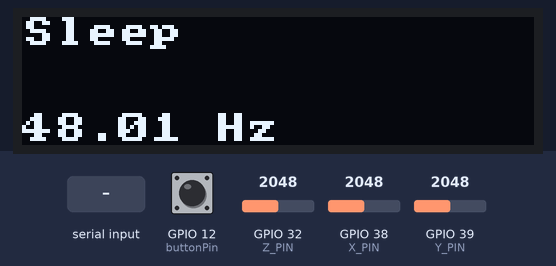
Bench run of a sketch on a simulated ESP32. Shown: 128×32 one-colour display. The test bench sets the inputs (shaded band); at power-on: GPIO 12 (buttonPin) HIGH, GPIO 32 (Z_PIN) = 2048, GPIO 38 (X_PIN) = 2048, GPIO 39 (Y_PIN) = 2048. Nothing arrives over Bluetooth unless stated.

Above: at 2.6 s.
2.7 s: GPIO 12 (buttonPin) pulled LOW for 0.15 s
At 4.7 s:
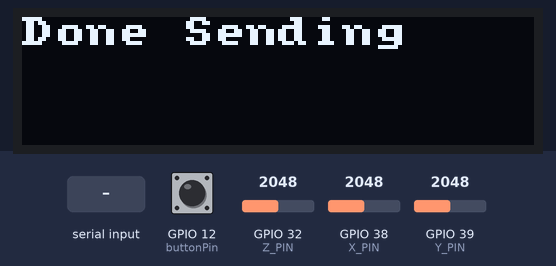
5.8 s: GPIO 12 (buttonPin) pulled LOW for 1 s
At 8.4 s:
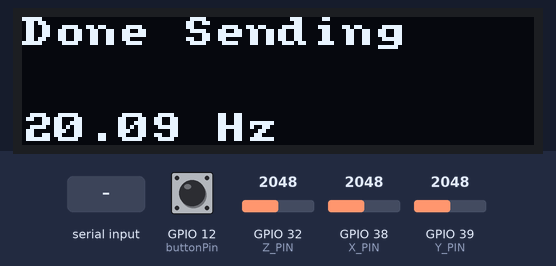
9.8 s: "1\n" received over the second serial link
At 10.8 s:
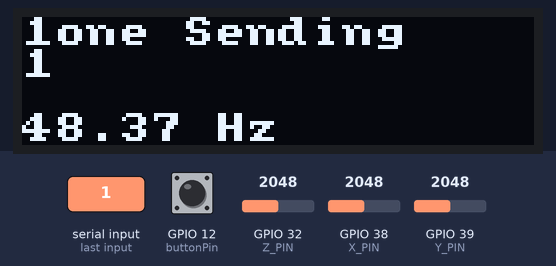
11.3 s: "0\n" received over the second serial link
At 11.9 s:
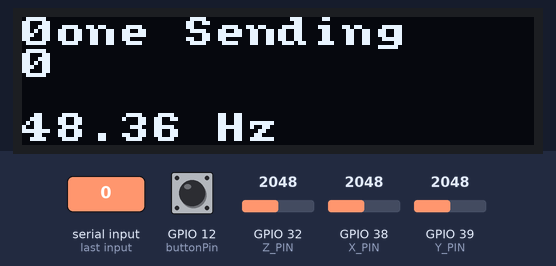
Timing chart, 0 to 14.3 s (numbered marks = the images above; inputs shaded):
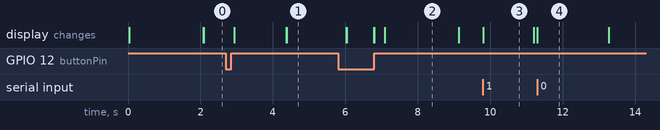

The sketch:

Challenge2ActivityRecognition.ino
```cpp
#include <CircularBuffer.h>
CircularBuffer<int,256> axBuffer;     // uses 1377 bytes
CircularBuffer<int,256> ayBuffer;     // uses 1377 bytes
CircularBuffer<int,256> azBuffer;     // uses 1377 bytes

int sampleTime = 0;                   // Time of last sample (in Sampling tab)
int ax = 0; int ay = 0; int az = 0;   // Acceleration (from readAccelSensor())
bool recording;

int buttonPin = 12;

unsigned long currentTime;
unsigned long previousTime;
int processTime = 10;

int state = 0;

void setup() {
  pinMode(buttonPin, INPUT);
  setupAccelSensor();
  setupCommunication();
  setupDisplay();
  writeDisplay("Sleep", 0, true);
  recording = true;
  Serial.begin(115200);
  previousTime = millis();
}

void loop() {
  // Updates the OLED screen when new counts come from Python
  String response = receiveMessage();
  if(response != "None"){
    writeDisplayCSV(response.c_str(), 1);
  }

  // Sending data after button is pushed
  if(state == 1){
    writeDisplay("Sending", 0, true);
    //Send and receive data to python
    while(!azBuffer.isEmpty()){
      currentTime = millis();
      if(currentTime - previousTime > processTime){
        previousTime = currentTime;
        // Organize data into one string to send to Python
        String response = String(axBuffer.shift()) + "," + String(ayBuffer.shift()) + "," + String(azBuffer.shift());
        sendMessage(response);
      }
    }
    writeDisplay("Done Sending", 0, true);
    state = 0;
    recording = true;
    sendMessage("71");
  }

  // Check if button has been pushed in order to start the process for sending data
  if(digitalRead(buttonPin) == LOW){
    state = 1;
    recording = false;
    delay(200);
  }

  // Continuously update the buffer unless the MCU is sending data
  if(recording && sampleSensors()){
    axBuffer.push(ax);
    ayBuffer.push(ay);
    azBuffer.push(az);
  }
}
```

Accelerometer.ino
```cpp
const int X_PIN = A2;              //setting up X_PIN
const int Y_PIN = A3;              //setting up Y_PIN
const int Z_PIN = A4;              //setting up Z_PIN

//The function setupAccelSensor sets all the pins connected
//to the Accelerometer to input
void setupAccelSensor(){
  pinMode(X_PIN, INPUT);           //setting X_PIN as input
  pinMode(Y_PIN, INPUT);           //setting Y_PIN as input
  pinMode(Z_PIN, INPUT);           //setting Z_PIN as input
}

//The function readAccelSensor reads the input from X_PIN,
//Y_PIN, and Z_PIN, then store them into ax, ay, and az.
void readAccelSensor(){
  ax = analogRead(X_PIN);          //read from X_PIN and store the value to ax
  ay = analogRead(Y_PIN);          //read from Y_PIN and store the value to ay
  az = analogRead(Z_PIN);          //read from Z_PIN and store the value to az
}
```

Communication.ino
```cpp
/*
 * Precompiler directive elegance: 0 == Serial, 1 == Bluetooth
 */
#define USE_BT 1

/*
 * This block allows us to use "Ser" throughout our codebase.
 * This makes the code to be protocol-agnostic.
 * Whether using Bluetooth or USB Serial, we will reference it as Ser.
 */
#if USE_BT
  #include "BluetoothSerial.h"
  BluetoothSerial BTSerial;     // instantiate a BT object
  #define Ser BTSerial          // substitute Ser for SerialBT
#else
  #define Ser Serial            // substitute Ser for Serial
#endif

/*
 * Initialize the communication protocol (either HW Serial or BT)
 */
void setupCommunication() {
  #if USE_BT
    Ser.begin("Jean Gorby's ESP32"); // any unique name for BT
  #else
    Ser.begin(115200);
  #endif
}

/*
 * Receive a message one character at a time, stopping at a newline ('\n')
 */
String receiveMessage() {
  String message = "";
  if (Ser.available() > 0) {
    while (true) {
      char c = Ser.read();
      if (c != char(-1)) {
        if (c == '\n')
          break;
        message += c;
      }
    }
  }
  return message;
}

/*
 * Send a message over the communication protocol
 */
void sendMessage(String message) {
  Ser.println(message);
}
```

Display.ino
```cpp
// OLED Library includes
#include "U8x8lib.h" // include the fast graphics library
#include "Wire.h"    // include the I2C library

/*
 * Instantiate the display object "oled" and reset it using the
 * predefined argument "U8X8_PIN_NONE"
 * NOTE: if you have trouble with this constructor call, your OS
 * might require that you specify the I2C pins (22 and 23) as
 * arguments. If that is the case, you would change the call to this:
 * U8X8_SSD1306_128X32_UNIVISION_HW_I2C oled(U8X8_PIN_NONE, 22, 23);
 */
U8X8_SSD1306_128X32_UNIVISION_HW_I2C oled(U8X8_PIN_NONE);

// Clear the display no more than once per second
const int MAX_REFRESH = 1000;
unsigned long lastClear = 0;

void setupDisplay() {
    oled.begin(); // Initializes u8x8 object
    oled.setPowerSave(0); // Makes sure OLED doesn't go to sleep
    oled.setFont(u8x8_font_amstrad_cpc_extended_r); // Set the font
    oled.setCursor(0, 0); //Sets the cursor at the top left corner
}

/*
 * A function to write a message on the OLED display.
 * The "row" argument specifies which row to print on: [0,1,2,3].
 * The "erase" argument specifies if the display should be cleared.
 */
void writeDisplay(const char * message, int row, bool erase) {
    unsigned long now = millis();      //getting the now time
    //if erase is true and it's been longer than MAX_REFRESH (1s)
    if(erase && (millis() - lastClear >= MAX_REFRESH)) {
        oled.clearDisplay();
        lastClear = now;
    }
    oled.setCursor(0, row);            //setting the cursor
    oled.print(message);               //printing the message
}

/*
 * A function to write a CSV message on multiple lines on the OLED.
 * The "commaCount" argument says how many commas are in the String.
 * NOTE: The OLED can only display 4 lines (a maximum of 3 commas).
 */
void writeDisplayCSV(String message, int commaCount) {
     int startIndex = 0;
     for(int i=0; i<=commaCount; i++) {
          // find the index of the comma and store it in startIndex
          int index = message.indexOf(',', startIndex);

          // take everything in the string up until the comma
          String subMessage = message.substring(startIndex, index);

          startIndex = index + 1; // skip over the comma

          // Write the substring onto the OLED!
          writeDisplay(subMessage.c_str(), i, false);
     }
}
```

Sampling.ino
```cpp
int sampleRate = 50;                           //Sensor reading Frequency (Hz)
unsigned long sampleDelay = 1e6/sampleRate;    //Time(μs) between samples
unsigned long timeStart = 0;                   //Start time timing variable
unsigned long timeEnd = 0;                     //End time timing variable


//The sampleSensors() function samples all the sensors at the defined sample
//rate. It will return true if new samples are read in, and false otherwise
bool sampleSensors(){
  timeEnd = micros();                          //getting the current time
  if(timeEnd - timeStart >= sampleDelay) {     //sampleDelay has passed
    displaySampleRate(timeEnd);
    timeStart = timeEnd;

    // Read the sensors and store their outputs in global variables
    sampleTime = millis();                     //getting the current time
    readAccelSensor();                         // values stored in "ax", "ay", and "az"
    return true;
  }

  return false;                                //sampleDelay has not yet passed
}


//The displaySampleRate() function calculates the effective sampling rate and
//display it on the OLED
void displaySampleRate(unsigned long currentTime) {
     int nSamples = 100;
     static int count = 0;
     static unsigned long lastTime = 0;

     count++;

     if(count == nSamples) {
      double avgRate = nSamples * 1e6 / (currentTime - lastTime);
      String message = String(avgRate) + " Hz";
      writeDisplay(message.c_str(), 3, false);

      // reset
      count = 0;
      lastTime = currentTime;
    }
}
```

Measured:
- after the input at 2.7 s, the display: first changes after 0.23 s (image 1 shows a later state)
- after the input at 5.8 s, the display: first changes after 0.23 s (image 2 shows a later state)
- after the input at 9.8 s, the display: first changes at once (image 3 shows a later state)
- after the input at 11.3 s, the display: changes at once (image 4)
- what the display in image 2 shows lasts 2.0 s, from 7.1 s to 9.1 s
- what the display in image 3 shows lasts 1.4 s, from 9.8 s to 11.2 s
